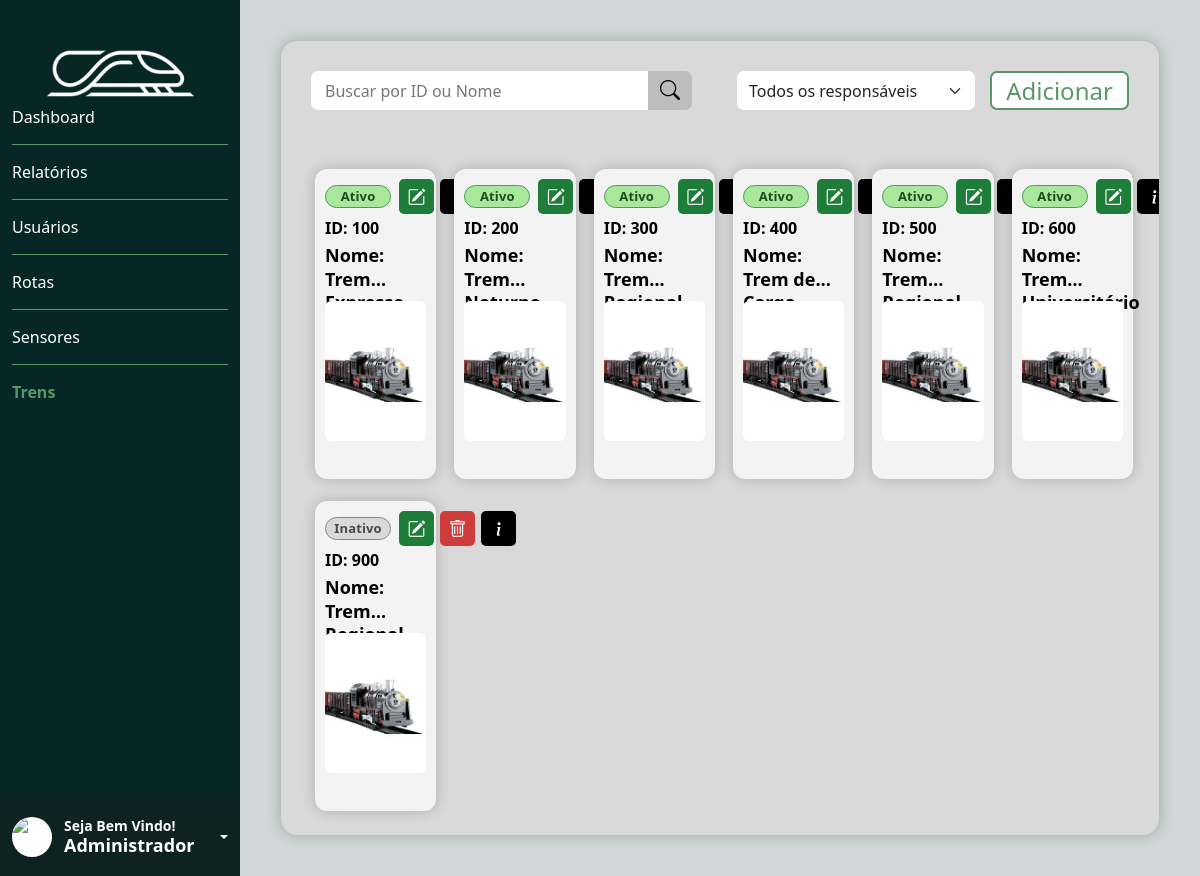
The app's page /public/tela_trens.php (signed in) with its own data.
### tables this page shows
CREATE TABLE trens (
    trem_id INT NOT NULL AUTO_INCREMENT PRIMARY KEY,
    nome_trem VARCHAR(155) NOT NULL,
    responsavel_id INT NOT NULL,
    velocidade DECIMAL(10,2) NOT NULL DEFAULT 0,
    temperatura DECIMAL(10,2) NOT NULL DEFAULT 0,
    consumo DECIMAL(10,2) NOT NULL DEFAULT 0,
    FOREIGN KEY (responsavel_id) REFERENCES usuarios(usuario_id)
);

### public/validar_acesso.php (called while the page is built, shortened)
<?php
include_once __DIR__ . '/../infra/conexao.php';
$usuarioCargoId = 0;
$sqlCargo = 'SELECT cargo_id FROM usuarios WHERE usuario_id = ? LIMIT 1';
$stmtCargo = mysqli_prepare($conexao, $sqlCargo);
if ($stmtCargo) {
    mysqli_stmt_bind_param($stmtCargo, 'i', $_SESSION['usuario_id']);
    if (mysqli_stmt_execute($stmtCargo)) {
        $resultadoCargo = mysqli_stmt_get_result($stmtCargo);
        $usuarioCargo = $resultadoCargo ? mysqli_fetch_assoc($resultadoCargo) : null;
        $cargoId = filter_var($usuarioCargo['cargo_id'] ?? null, FILTER_VALIDATE_INT);
        if ($cargoId !== false && in_array($cargoId, [1, 2], true)) {
            $usuarioCargoId = $cargoId;
        }
    } else {
        error_log('Erro ao consultar permissão do usuário: ' . mysqli_stmt_error($stmtCargo));
    }
} else {
    error_log('Erro ao preparar consulta de permissão: ' . mysqli_error($conexao));
}
$usuarioEhAdministrador = ((int)$usuarioCargoId === 1);
?>

### public/tela_trens.php (the view, shortened to what this page needs)
<?php
include __DIR__ . '/validar_acesso.php';
require_once __DIR__ . '/../infra/conexao.php';
$usuarioNome = $_SESSION['usuario_nome'] ?? 'Usuário';
$termoBusca = isset($_GET['q']) ? trim((string) $_GET['q']) : '';
$responsavelSelecionado = filter_var($_GET['responsavel'] ?? 0, FILTER_VALIDATE_INT, [
    'options' => ['min_range' => 0],
]);
$statusParametro = $_GET['status'] ?? '';
$statusFiltro = is_string($statusParametro) ? trim($statusParametro) : '';
$statusPermitidos = ['Ativo', 'Manutenção', 'Inativo'];
if (!in_array($statusFiltro, $statusPermitidos, true)) {
    $statusFiltro = '';
}
$baseParams = [];
$urlBaseTrens = 'tela_trens.php' . (!empty($baseParams) ? '?' . http_build_query($baseParams) : '');
$trens = [];
$colunasTrens = mysqli_query($conexao, 'SHOW COLUMNS FROM trens');
$colunasDisponiveis = [];
while ($coluna = mysqli_fetch_assoc($colunasTrens)) {
    $colunasDisponiveis[] = $coluna['Field'];
}
$sqlVelocidade = in_array('velocidade', $colunasDisponiveis, true) ? 'COALESCE(t.velocidade, 0)' : '0';
$sqlTemperatura = in_array('temperatura', $colunasDisponiveis, true) ? 'COALESCE(t.temperatura, 0)' : '0';
$sqlConsumo = in_array('consumo', $colunasDisponiveis, true) ? 'COALESCE(t.consumo, 0)' : '0';
$sqlTrens = '
        SELECT
            t.trem_id,
            t.nome_trem,
            t.responsavel_id,
            ' . $sqlVelocidade . ' AS velocidade,
            ' . $sqlTemperatura . ' AS temperatura,
            ' . $sqlConsumo . ' AS consumo,
            COALESCE((SELECT r.nome FROM rotas r WHERE r.trem_id = t.trem_id ORDER BY r.rota_id LIMIT 1), "Sem rota") AS rota_nome,
            (SELECT COUNT(*) FROM rotas r WHERE r.trem_id = t.trem_id) AS quantidade_rotas,
            CASE
                WHEN EXISTS (SELECT 1 FROM rotas r WHERE r.trem_id = t.trem_id AND r.status = "Ativo") THEN "Ativo"
                WHEN EXISTS (SELECT 1 FROM rotas r WHERE r.trem_id = t.trem_id AND r.status = "Manutenção") THEN "Manutenção"
                ELSE "Inativo"
            END AS status_trem,
            CASE WHEN EXISTS (SELECT 1 FROM rotas r WHERE r.trem_id = t.trem_id AND r.status = "Ativo") THEN 1 ELSE 0 END AS rota_ativa
        FROM trens t
        WHERE (? = "" OR CAST(t.trem_id AS CHAR) LIKE ? OR t.nome_trem LIKE ?)
            AND (? = 0 OR t.responsavel_id = ?)
        ORDER BY t.trem_id ASC
    ';
$stmtTrens = mysqli_prepare($conexao, $sqlTrens);
$filtroBusca = '%' . $termoBusca . '%';
mysqli_stmt_bind_param(
    $stmtTrens,
    'sssii',
    $termoBusca,
    $filtroBusca,
    $filtroBusca,
    $responsavelSelecionado,
    $responsavelSelecionado
);
if (!mysqli_stmt_execute($stmtTrens)) {
    error_log('Erro ao consultar trens: ' . mysqli_stmt_error($stmtTrens));
    mysqli_stmt_close($stmtTrens);
    http_response_code(500);
    die('Não foi possível carregar os trens cadastrados.');
}
$resultadoTrens = mysqli_stmt_get_result($stmtTrens);
while ($trem = mysqli_fetch_assoc($resultadoTrens)) {
    $trens[] = $trem;
}
?>
<!DOCTYPE html>
<html lang="pt-br">
<head>
    <link href="https://cdn.jsdelivr.net/npm/bootstrap@5.3.8/dist/css/bootstrap.min.css" rel="stylesheet">
    <link rel="stylesheet" href="https://cdn.jsdelivr.net/npm/bootstrap-icons@1.11.3/font/bootstrap-icons.min.css">
    <link rel="stylesheet" href="../assets/style/style.css">
</head>
<body>
    <main>
        <nav class="nav1">
            <img src="../assets/img/logo.svg" alt="logo" class="logo">
            <ul class="ul1">
                <li class="lista1" id="li1"><a href="dashboard.php" class="lista1">Dashboard</a></li>
                <hr class="hr1 opacity-100">
                <li class="lista1" id="li1"><a href="tela_relatorios.php" class="lista1">Relatórios</a></li>
                <hr class="hr1 opacity-100">
                <?php if ($usuarioEhAdministrador): ?>
                    <li class="lista1" id="li1"><a href="tela_cadastro_user.php" class="lista1">Usuários</a></li>
                    <hr class="hr1 opacity-100">
                <?php endif; ?>
                <li class="lista1" id="li1"><a href="tela_rotas.php" class="lista1">Rotas</a></li>
                <hr class="hr1 opacity-100">
                <li class="lista1" id="li1"><a href="tela_sensores.php" class="lista1">Sensores</a></li>
                <hr class="hr1 opacity-100">
                <li class="lista" id="li1"><a href="tela_trens.php" class="lista">Trens</a></li>
            </ul>
            <div class="dropdown">
                <div class="box_usuario dropdown-toggle" data-bs-toggle="dropdown" aria-expanded="false" role="button">
                    <div class="img_usuario">
                        <img src="../assets/img/usuario.png" alt="usuario" class="img-fluid">
                    </div>
                    <div class="h3">
                        <h3 class="h3_1">Seja Bem Vindo!</h3>
                        <h3 class="h3_2"><?php echo htmlspecialchars($usuarioNome); ?></h3>
                    </div>
                </div>
            </div>
        </nav>
        <section class="conteudo trens-conteudo">
            <div class="trens-painel">
                <div class="trens-topo d-flex align-items-center justify-content-between">
                    <form method="GET" action="tela_trens.php" class="trens-filtros" autocomplete="off">
                        <div class="input-group dashboard-busca trens-busca">
                            <input id="input_busca_trem" name="q" type="text" class="form-control dashboard-input trens-input" value="<?= htmlspecialchars($termoBusca, ENT_QUOTES, 'UTF-8'); ?>" placeholder="Buscar por ID ou Nome" aria-label="Buscar por ID ou Nome">
                            <button id="btn_busca_trem" class="btn dashboard-btn-busca trens-btn-busca" type="submit" aria-label="Buscar">
                                <i class="bi bi-search"></i>
                            </button>
                        </div>
                        <select id="filtro_responsavel_trem" name="responsavel" class="form-select trens-filtro-responsavel" aria-label="Filtrar trens por responsável">
                            <option value="0">Todos os responsáveis</option>
                        </select>
                    </form>
                    <?php if ($usuarioEhAdministrador): ?>
                    <button class="btn trens-btn-add" type="button" data-bs-toggle="modal" data-bs-target="#modal_cadastro">Adicionar</button>
                    <?php endif; ?>
                </div>
                <div class="trens-lista">
                    <div class="row trens-grid">
                        <?php if (empty($trens)): ?>
                            <div class="col-12">
                                <p class="text-center py-4 mb-0">Nenhum trem cadastrado.</p>
                            </div>
                        <?php else: ?>
                            <?php foreach ($trens as $trem): ?>
                                <?php
                                $tremId = (int) $trem['trem_id'];
                                $nomeTrem = htmlspecialchars((string) $trem['nome_trem'], ENT_QUOTES, 'UTF-8');
                                $responsavelId = (int) $trem['responsavel_id'];
                                $statusTrem = (string) ($trem['status_trem'] ?? 'Inativo');
                                $statusClasseTrem = strtolower(trim($statusTrem));
                                if ($statusClasseTrem === 'manutenção' || $statusClasseTrem === 'manutencao') {
                                    $statusClasseTrem = 'manutencao';
                                } elseif ($statusClasseTrem === 'ativo') {
                                    $statusClasseTrem = 'ativo';
                                } else {
                                    $statusClasseTrem = 'inativo';
                                }
                                $rotaAtiva = !empty($trem['rota_ativa']) && (int) $trem['rota_ativa'] === 1;
                                $velocidadeTrem = (float) ($trem['velocidade'] ?? 0);
                                $temperaturaTrem = (float) ($trem['temperatura'] ?? 0);
                                $consumoTrem = (float) ($trem['consumo'] ?? 0);
                                $rotaNome = (string) ($trem['rota_nome'] ?? 'Sem rota');
                                $quantidadeRotas = (int) ($trem['quantidade_rotas'] ?? 0);
                                $mostrarBotaoExcluir = !($statusTrem === 'Ativo' && $rotaAtiva);
                                $statusHref = $statusFiltro === $statusTrem ? $urlBaseTrens : '?status=' . rawurlencode((string) $statusTrem) . (!empty($baseParams) ? '&' . http_build_query($baseParams) : '');
                                ?>
                                <div class="col">
                                    <article class="trens-card-trem" data-id="<?= $tremId; ?>" data-nome="<?= $nomeTrem; ?>" data-responsavel="<?= $responsavelId; ?>" data-status="<?= htmlspecialchars($statusTrem, ENT_QUOTES, 'UTF-8'); ?>" data-rota="<?= htmlspecialchars($rotaNome, ENT_QUOTES, 'UTF-8'); ?>" data-quantidade-rotas="<?= $quantidadeRotas; ?>" data-velocidade="<?= htmlspecialchars((string) $velocidadeTrem, ENT_QUOTES, 'UTF-8'); ?>" data-temperatura="<?= htmlspecialchars((string) $temperaturaTrem, ENT_QUOTES, 'UTF-8'); ?>" data-consumo="<?= htmlspecialchars((string) $consumoTrem, ENT_QUOTES, 'UTF-8'); ?>" data-rota-ativa="<?= $rotaAtiva ? '1' : '0'; ?>">
                                        <div class="trens-card-cabecalho">
                                            <div class="trens-card-header-row">
                                                <a class="trens-card-status <?= htmlspecialchars($statusClasseTrem, ENT_QUOTES, 'UTF-8'); ?><?= $statusFiltro === $statusTrem ? ' filtro-selecionado' : ''; ?>"
                                                   href="<?= htmlspecialchars($statusHref, ENT_QUOTES, 'UTF-8'); ?>"
                                                   <?= $statusFiltro === $statusTrem ? 'aria-current="true"' : ''; ?>
                                                   aria-label="<?= $statusFiltro === $statusTrem ? 'Remover filtro de status ' : 'Filtrar trens com status '; ?><?= htmlspecialchars((string) $statusTrem, ENT_QUOTES, 'UTF-8'); ?>"><?= $statusTrem; ?></a>
                                                <div class="trens-card-acoes">
                                                    <?php if ($usuarioEhAdministrador): ?>
                                                        <button class="btn_edit" type="button" aria-label="Editar trem">
                                                            <i class="bi bi-pencil-square"></i>
                                                        </button>
                                                        <?php if ($mostrarBotaoExcluir): ?>
                                                            <button class="btn_delete" type="button" data-id="<?= $tremId; ?>" aria-label="Excluir trem">
                                                                <i class="bi bi-trash"></i>
                                                            </button>
                                                        <?php endif; ?>
                                                    <?php endif; ?>
                                                    <button class="trens-card-acao" type="button" data-bs-toggle="modal" data-bs-target="#modal_visualizar_trem" aria-label="Detalhes do trem">
                                                        <i class="bi bi-info-lg"></i>
                                                    </button>
                                                </div>
                                            </div>
                                            <div class="trens-card-id">
                                                <strong>ID: <?= $tremId; ?></strong>
                                            </div>
                                            <p class="trens-card-nome">Nome: <?= $nomeTrem; ?></p>
                                        </div>
                                        <img src="../assets/img/trem_card.png" alt="Trem" class="trens-card-img">
                                    </article>
                                </div>
                            <?php endforeach; ?>
                        <?php endif; ?>
                    </div>
                </div>
            </div>
        </section>
    </main>
</body>
</html>

### records on screen
trens: statusTrem "Ativo", trem_id "100"
trens: statusTrem "Ativo", trem_id "200"
trens: statusTrem "Ativo", trem_id "300"
trens: statusTrem "Ativo", trem_id "400", nome_trem "Trem…"
trens: statusTrem "Ativo", trem_id "500"
trens: statusTrem "Ativo", trem_id "600"
trens: statusTrem "Inativo", trem_id "900"

### other values on screen
$usuarioNome "Administrador"
